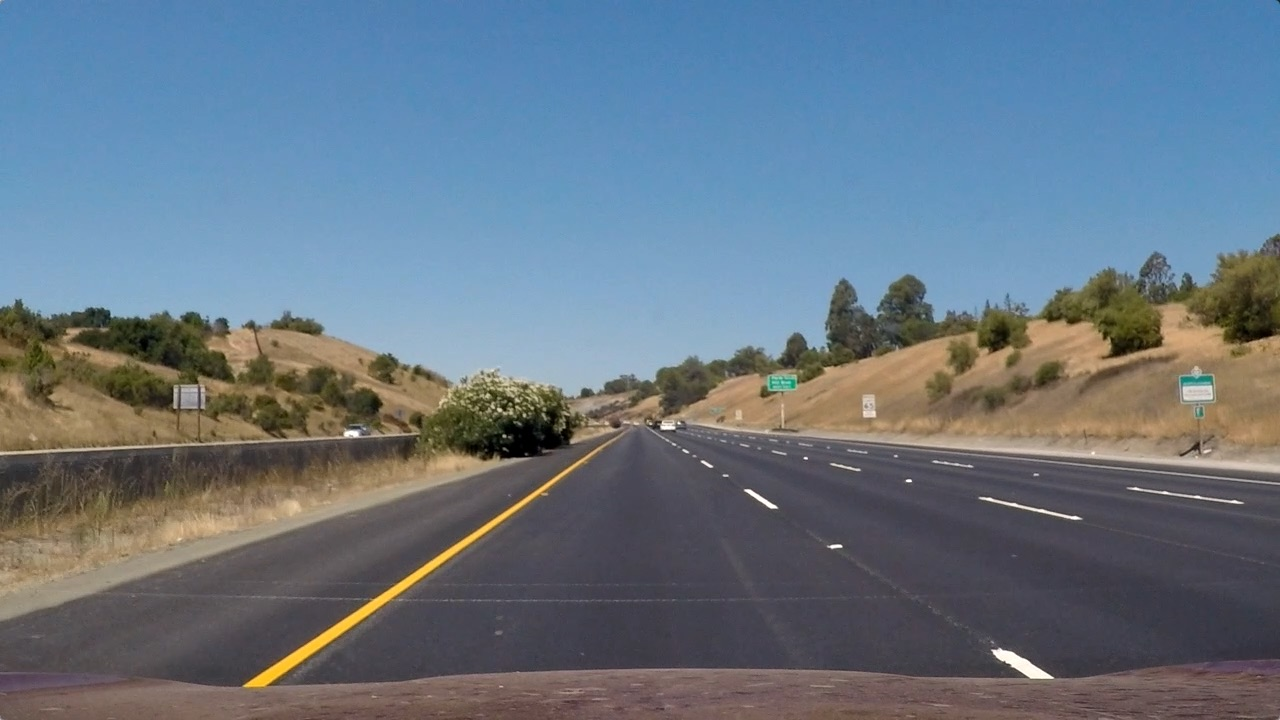
#> input picture test_images/straight_lines1.jpg, 1280 x 720 px; its folder holds only this picture in this run
$ python -i ImageProcessor.py   (imports and definitions only)   (older library calls are emulated)
#> lines starting #> are read from the running program, lines starting #| are printed output that depends on the picture; after the words box and inside, x2 and y2 are one past the last pixel; in counts of white or black regions, pixels touching at a corner belong together
import numpy as np
import cv2
import matplotlib.image as mpimg
import glob
import matplotlib.pyplot as plt
import pickle
import os

class ImageProcessor:
    def __init__(self):
        # camera matrix
        self.camera_matrix = np.zeros((3, 3))
        # camera distorion coefficients
        self.camera_distortion_coefficients = np.zeros(5)
        # flag indicating whether camera has been calibrated
        self.iscalibrated = False
        # source coordinates for perspective transform
        self.src_coords = np.float32([[594,449],[689,449],[1114,719],[215,719]])
        # destination coordinates for perspective transform
        self.dst_coords = np.float32([[439,0],[841,0],[841,719],[439,719]])
        # perspective transform matrix
        self.transform_matrix = cv2.getPerspectiveTransform(self.src_coords, self.dst_coords)
        # Inverse Perspective Transform matrix
        self.inverse_transform_matrix = cv2.getPerspectiveTransform(self.dst_coords, self.src_coords)

        # call upon construction
        self.calibrate_camera()

    # [30 lines left out: function compute_camera_calibration, not called in this run]


    def calibrate_camera(self):
        """
            Calibrate camera either load calibration data or perform calibration using images
        """
        # if calibration data is already available
        if os.path.exists("camera_calibration_data.pickle"):
            with open("camera_calibration_data.pickle", "rb") as f:
#> (reads camera_calibration_data.pickle from the repository)
                self.camera_matrix = pickle.load(f)
                self.camera_distortion_coefficients = pickle.load(f)
        # otherwise: calculate calibration data and save to pickle.
        else:
            self.compute_camera_calibration()
            with open("camera_calibration_data.pickle", "wb") as f:
                pickle.dump(self.camera_matrix, f)
                pickle.dump(self.camera_distortion_coefficients, f)

        # set calibration flag to true
        self.iscalibrated = True

    # [19 lines left out: functions undistort_image, apply_perspective_transform, reverse_perspective_transform, not called in this run]

    def compute_binary_thresholded_image(self,img):
        """
            apply thresholding using various techniques to image and return binary image
        """
        # parameters,
        # threshold x-gradient
        min_grad = 30
        max_grad = 150

        # threshold s-channel
        s_thresh_min = 90
        #s_thresh_min = 175
        s_thresh_max = 255

        # convert image to HLS space
        hls = cv2.cvtColor(img, cv2.COLOR_RGB2HLS)
#> hls: shape (720, 1280, 3); mean of channels 0, 1, 2 85.5, 117, 67
        s_channel = hls[:,:,2]

        # convert image to grayscale
        gray = cv2.cvtColor(img, cv2.COLOR_RGB2GRAY)
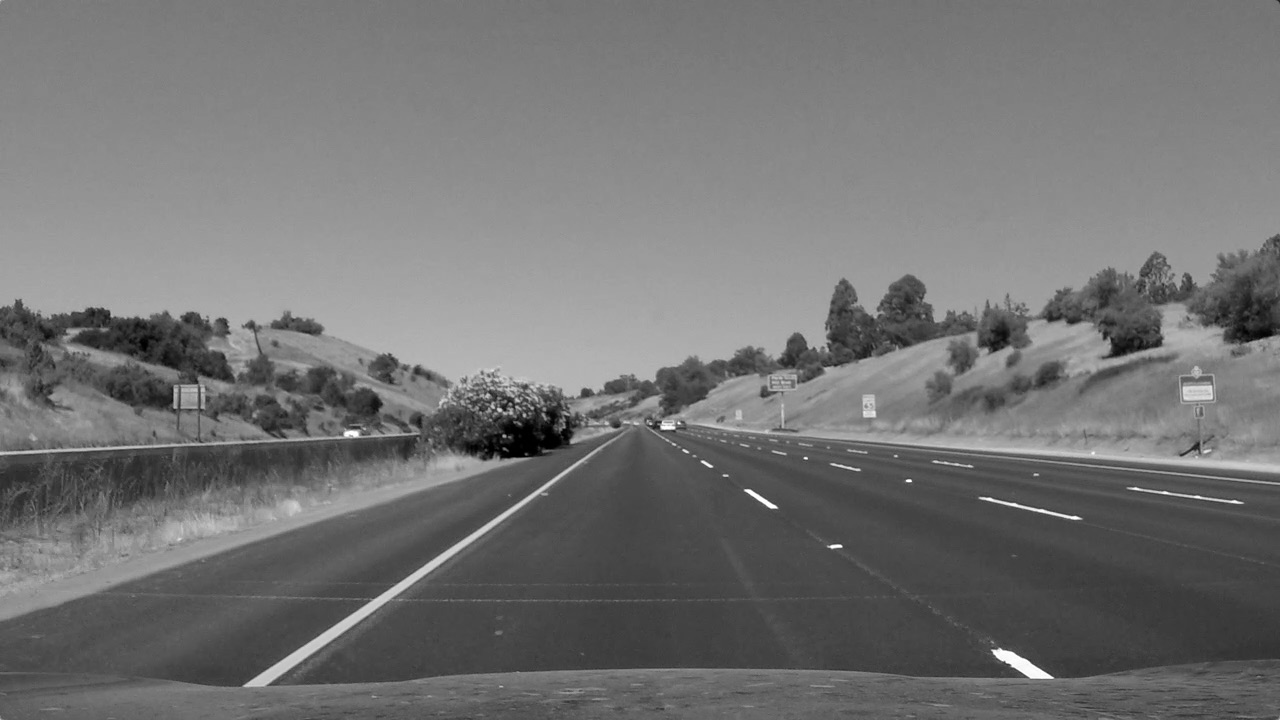
#> gray: shape (720, 1280); min 0, max 255, mean 114.9

        # compute gradient in x-direction using sobel
        sobelx = cv2.Sobel(gray, cv2.CV_64F, 1, 0)
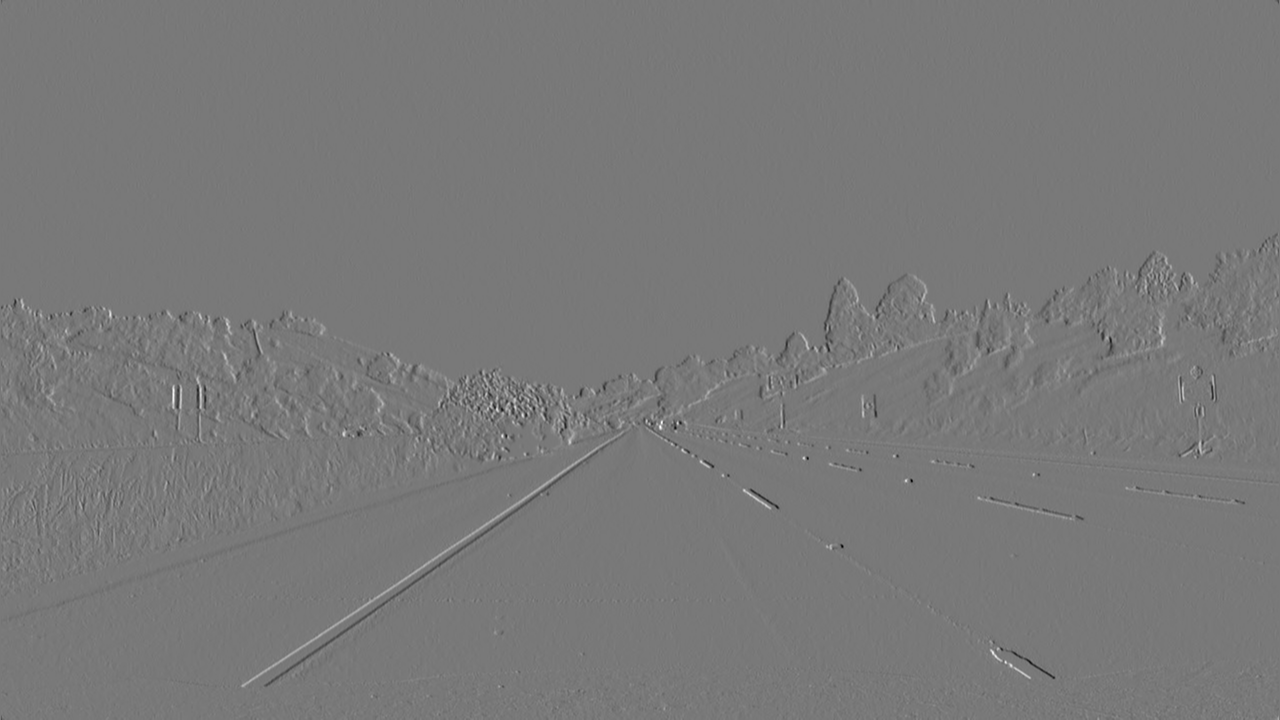
#> sobelx: shape (720, 1280) float64; min -605, max 670, mean -0.1; drawn with min black and max white
        abs_sobelx = np.absolute(sobelx)
        scaled_sobel = np.uint8(255*abs_sobelx/np.max(abs_sobelx))

        scaled_grad_x_binary = np.zeros_like(scaled_sobel)
        #sxbinary[(scaled_sobel >= thresh_min) & (scaled_sobel <= thresh_max)] = 1
        retval, sxthresh = cv2.threshold(scaled_sobel, min_grad, max_grad, cv2.THRESH_BINARY)
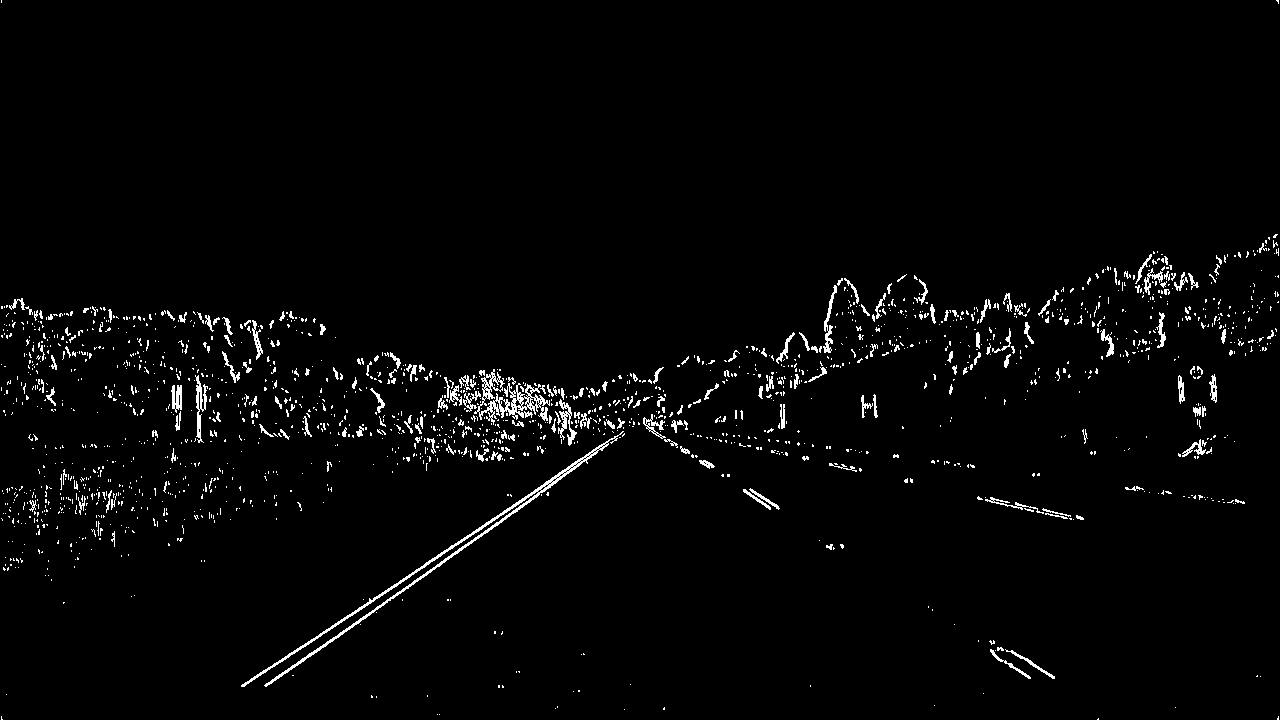
#> sxthresh: shape (720, 1280); values 0 (black) and 150 (white), 2.3% white in thin lines or dots
#> retval = 30
        scaled_grad_x_binary[(sxthresh >= min_grad) & (sxthresh <= max_grad)] = 1

        s_channel_binary = np.zeros_like(s_channel)
        s_thresh = cv2.inRange(s_channel.astype('uint8'), s_thresh_min, s_thresh_max)
#> s_thresh: shape (720, 1280); 45.7% white; 628 white regions (490 under 20 px), largest, box (x1, y1, x2, y2) and area: (0, 0, 1280, 338) 387075, (243, 449, 598, 689) 4962, (1043, 295, 1163, 359) 3204
        s_channel_binary[(s_thresh == 255)] = 1

        # Stack each channel to view their individual contributions in green and blue respectively
        # This returns a stack of the two binary images, whose components you can see as different colors
        color_binary = np.dstack(( np.zeros_like(sxthresh), sxthresh, s_thresh))
#> color_binary: shape (720, 1280, 3); mean of channels 0, 1, 2 0, 3.5, 116.5

        # Combine the two binary images
        combined_binary = np.zeros_like(scaled_grad_x_binary)
        combined_binary[(s_channel_binary == 1) | (scaled_grad_x_binary == 1)] = 1
        return combined_binary

    # [45 lines left out: functions compute_histogram_with_peaks, draw_lanes_on_road, add_curve_radius_and_car_pos_to_images, not called in this run]

>>> import cv2
>>> picture = cv2.cvtColor(cv2.imread('test_images/straight_lines1.jpg'), cv2.COLOR_BGR2RGB)
>>> result = ImageProcessor().compute_binary_thresholded_image(picture)
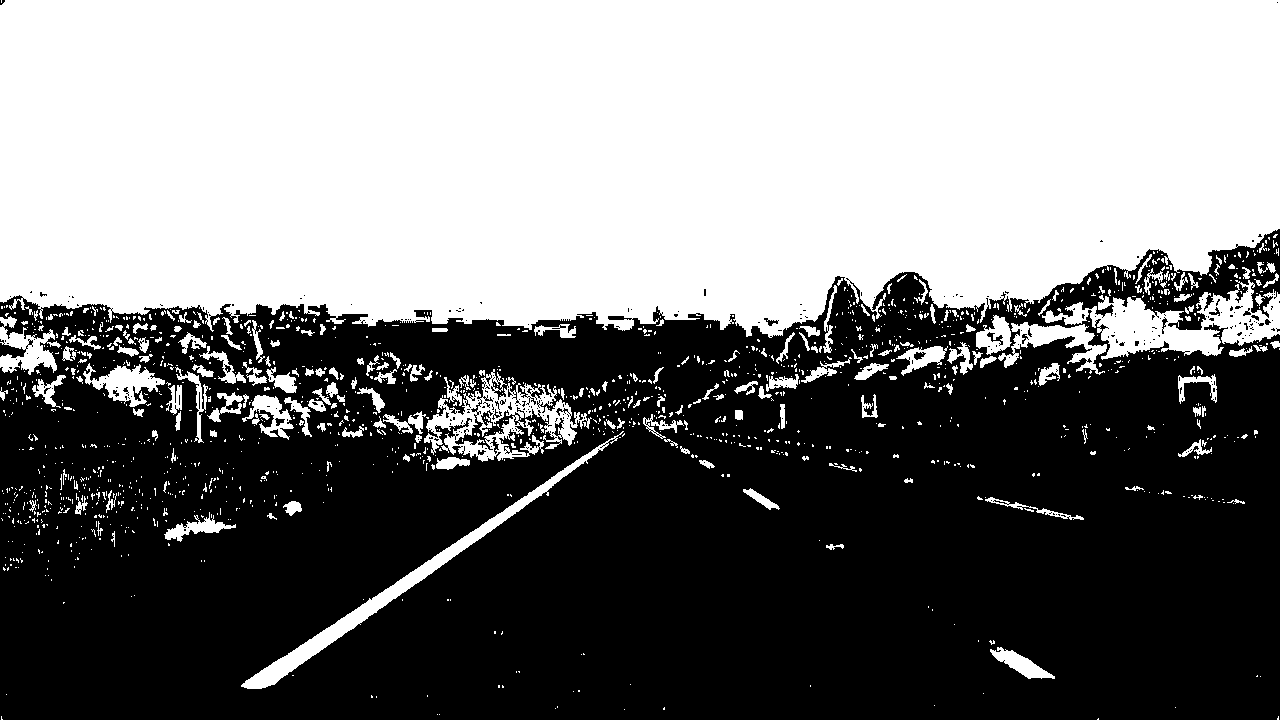
#> result: shape (720, 1280); values 0 (black) and 1 (white), 47.5% white; 1462 white regions (1235 under 20 px), largest, box (x1, y1, x2, y2) and area: (0, 0, 1280, 338) 387645, (1042, 280, 1280, 360) 7819, (424, 369, 592, 462) 5501
